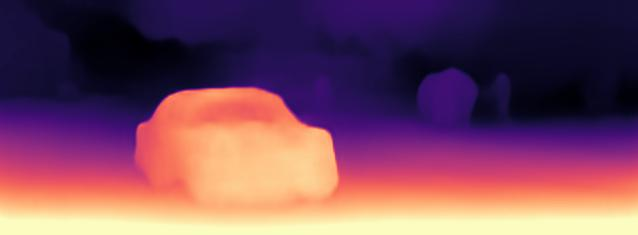
#> input picture assets/test_image_disp.jpeg, 638 x 235 px
$ python image_similarity.py --first assets/test_image_disp.jpeg --second assets/test_image_disp.jpeg
#> lines starting #> are read from the running program, lines starting #| are printed output that depends on the picture
#!/usr/bin/env python

from skimage.metrics import structural_similarity as ssim
import numpy as np
import cv2
import argparse

def options():
 parser = argparse.ArgumentParser(description="Read image metadata")
 parser.add_argument("-o", "--first", help="Input image file.", required=True)
 parser.add_argument("-c", "--second", help="Input image file.", required=True)
 args = parser.parse_args()
 return args

def mse(imageA, imageB):
 # the 'Mean Squared Error' between the two images is the sum of the squared difference between the two images
 mse_error = np.sum((imageA.astype("float") - imageB.astype("float")) ** 2)
 mse_error /= float(imageA.shape[0] * imageA.shape[1])

 # return the MSE. The lower the error, the more "similar" the two images are.
 return mse_error

def compare(imageA, imageB):
 # Calculate the MSE and SSIM
 m = mse(imageA, imageB)
 s = ssim(imageA, imageB)

 # Return the SSIM. The higher the value, the more "similar" the two images are.
 return s

def main():

 # Get options
 args = options()

 # Import images
 image1 = cv2.imread(args.first)
#> image1 is the input picture: shape (235, 638, 3); mean B, G, R 93.7, 72.3, 119.8
 image2 = cv2.imread(args.second, 1)

 # Convert the images to grayscale
 gray1 = cv2.cvtColor(image1, cv2.COLOR_BGR2GRAY)
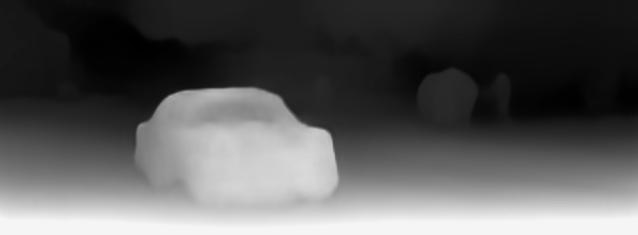
#> gray1: shape (235, 638); min 0, max 247, mean 88.9
 gray2 = cv2.cvtColor(image2, cv2.COLOR_BGR2GRAY)

 # Check for same size and ratio and report accordingly
 ho, wo, _ = image1.shape
#> ho = 235; wo = 638
 hc, wc, _ = image2.shape
#> hc = 235; wc = 638
 ratio_orig = ho/wo
#> ratio_orig = 0.368
 ratio_comp = hc/wc
#> ratio_comp = 0.368
 dim = (wc, hc)
#> dim = (638, 235)

 if round(ratio_orig, 2) != round(ratio_comp, 2):
  print("\nImages not of the same dimension. Check input.")
  exit()

 # Resize first image if the second image is smaller
 elif ho > hc and wo > wc:
  print("\nResizing original image for analysis...")
  gray1 = cv2.resize(gray1, dim)

 elif ho < hc and wo < wc:
  print("\nCompressed image has a larger dimension than the original. Check input.")
  exit()

 if round(ratio_orig, 2) == round(ratio_comp, 2):
  mse_value = mse(gray1, gray2)
#> in mse, `mse_error = np.sum((imageA.astype("float") - imageB.astype("float")) *..`: mse_error = 0
#> mse_value = 0
  ssim_value = compare(gray1, gray2)
#> in compare, `s = ssim(imageA, imageB)`: s = 1
#> ssim_value = 1
  print("MSE:", mse_value)
#| MSE: 0.0
  print("SSIM:", ssim_value)
#| SSIM: 1.0

if __name__ == '__main__':
	main()
